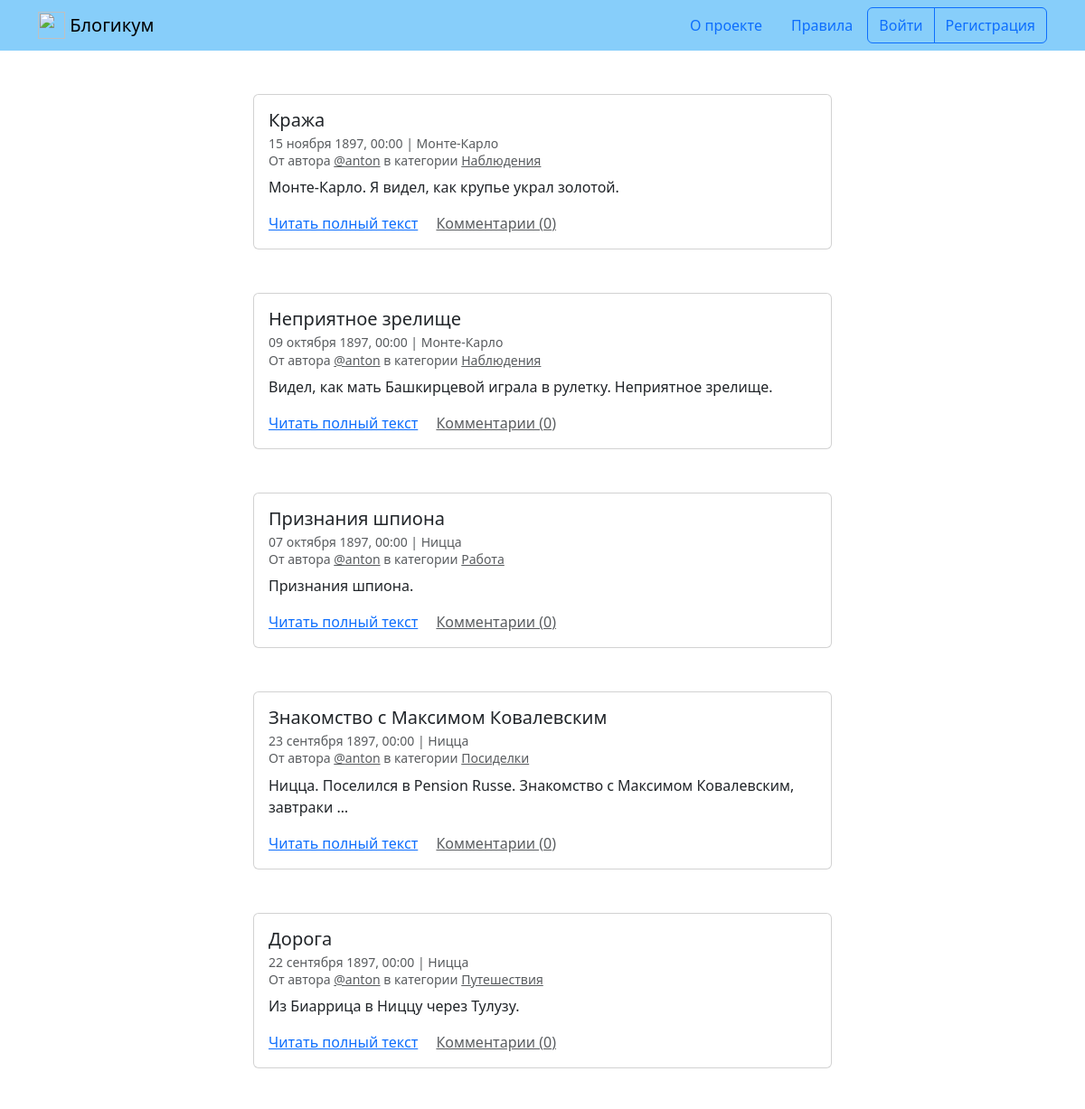
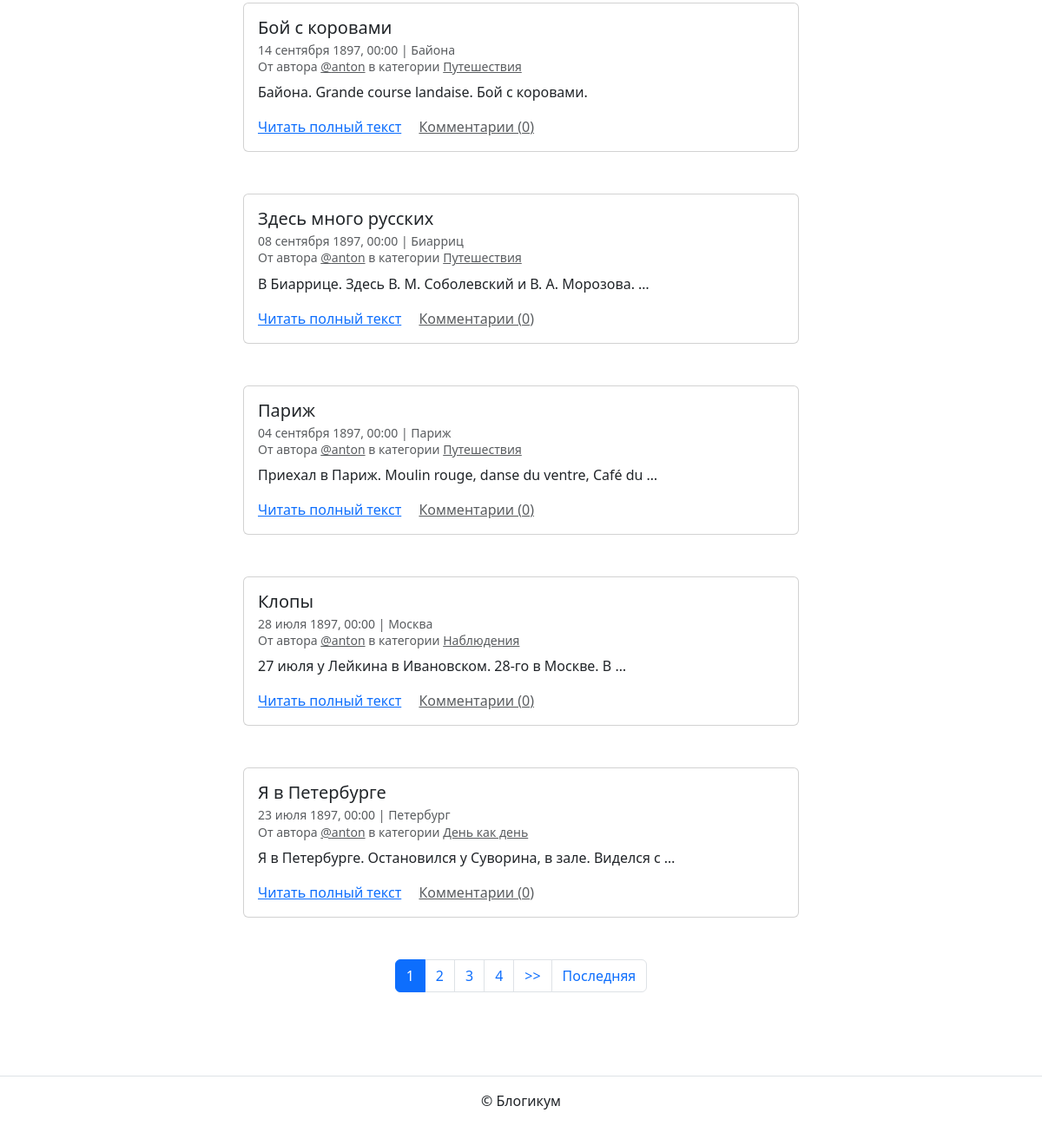
Before: / with the older database file (2 pictures, top to bottom).
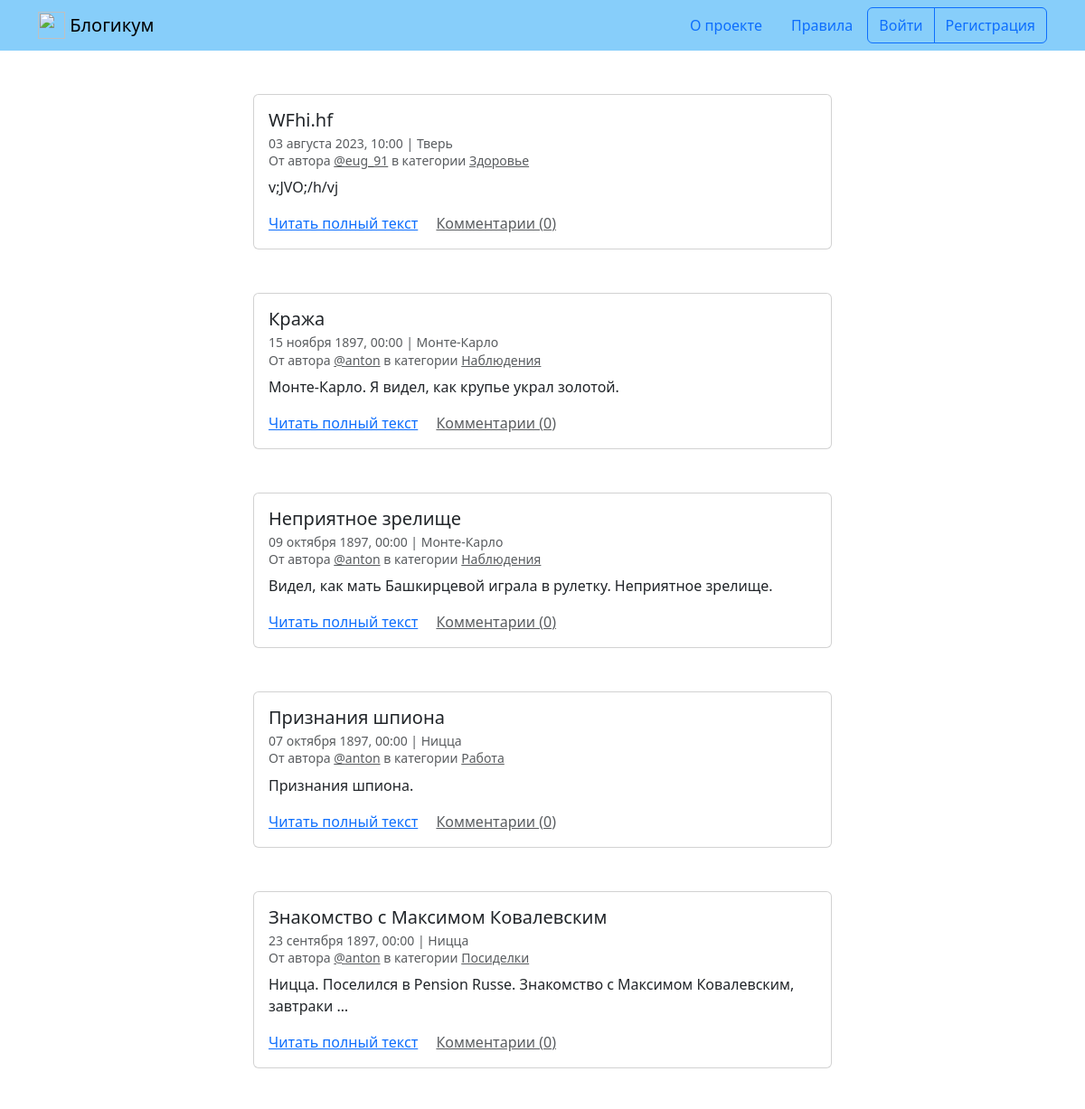
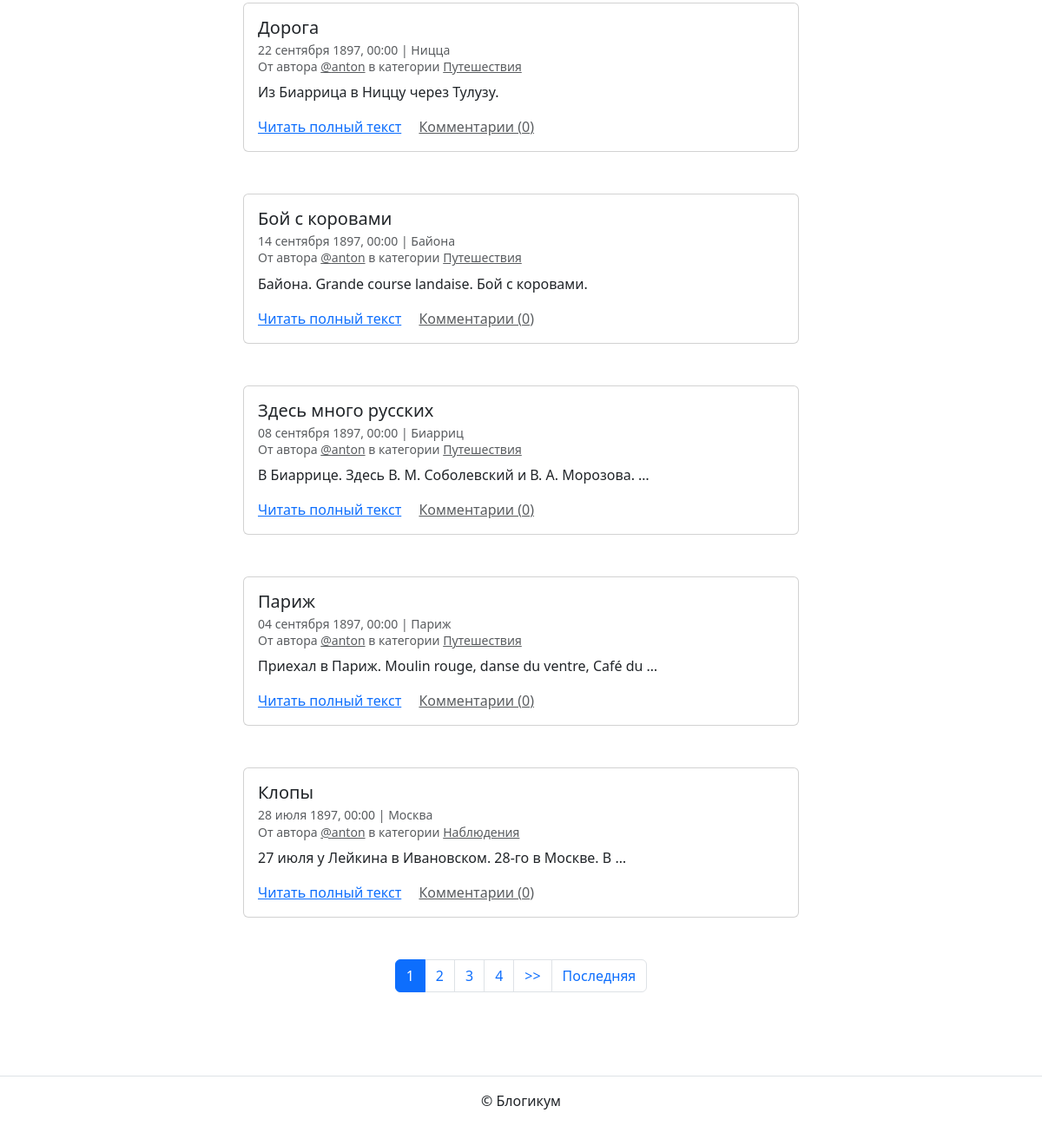
After: the same page with the newer database file (2 pictures, top to bottom).
### blog/models.py (models this page shows, shortened)
class CreatedPublishedModel(models.Model):
    is_published = models.BooleanField(
        'Опубликовано',
        default=True,
        help_text='Снимите галочку, чтобы скрыть публикацию.'
    )
    created_at = models.DateTimeField(
        'Добавлено',
        auto_now_add=True
    )
    class Meta:
        abstract = True

class Post(CreatedPublishedModel):
    title = models.CharField(
        'Заголовок',
        max_length=256
    )
    text = models.TextField(
        'Текст'
    )
    pub_date = models.DateTimeField(
        'Дата и время публикации',
        help_text=('Если установить дату и время в будущем — '
                   'можно делать отложенные публикации.')
    )
    author = models.ForeignKey(
        User,
        on_delete=models.CASCADE,
        verbose_name='Автор публикации',
        related_name='posts'
    )
    location = models.ForeignKey(
        'Location',
        on_delete=models.SET_NULL,
        null=True,
        blank=True,
        verbose_name='Местоположение',
        related_name='posts'
    )
    category = models.ForeignKey(
        'Category',
        on_delete=models.SET_NULL,
        null=True,
        verbose_name='Категория',
        related_name='posts'
    )
    image = models.ImageField(
        'Фото',
        upload_to='posts_images',
        blank=True
    )
    published_posts = PostManager()
    objects = models.Manager()
    class Meta:
        verbose_name = 'публикация'
        verbose_name_plural = 'Публикации'
        ordering = ('-pub_date', )

class Location(CreatedPublishedModel):
    name = models.CharField(
        'Название места',
        max_length=256
    )
    class Meta:
        verbose_name = 'местоположение'
        verbose_name_plural = 'Местоположения'

class Category(CreatedPublishedModel):
    title = models.CharField(
        'Заголовок',
        max_length=256
    )
    description = models.TextField(
        'Описание'
    )
    slug = models.SlugField(
        'Идентификатор',
        unique=True,
        help_text=('Идентификатор страницы для URL; '
                   'разрешены символы латиницы, цифры, дефис и подчёркивание.')
    )
    class Meta:
        verbose_name = 'категория'
        verbose_name_plural = 'Категории'

### blog/views.py (the view)
class IndexListView(
    ListView
):
    template_name = 'blog/index.html'
    paginate_by = settings.COUNT_POSTS
    queryset = get_published_posts(
    ).annotate(
        comment_count=Count("comments")
    ).order_by(
        '-pub_date'
    )

### templates/blog/index.html (shortened to what this page needs)
{% extends "base.html" %}
{% block content %}
  {% for post in page_obj %}
    <article class="mb-5">
      {% include "includes/post_card.html" %}
    </article>
  {% endfor %}
  {% include "includes/paginator.html" %}
{% endblock %}

### templates/includes/post_card.html (shortened to what this page needs)
<div class="col d-flex justify-content-center">
  <div class="card" style="width: 40rem;">
    <div class="card-body">
      <h5 class="card-title">{{ post.title }}</h5>
      <h6 class="card-subtitle mb-2 text-muted">
        <small>
          {{ post.pub_date|date:"d E Y, H:i" }} | {% if post.location and post.location.is_published %}{{ post.location.name }}{% else %}Планета Земля{% endif %}<br>
          От автора <a class="text-muted" href="{% url 'blog:profile' post.author %}">@{{ post.author.username }}</a> в
          категории {% include "includes/category_link.html" %}
        </small>
      </h6>
      <p class="card-text">{{ post.text|truncatewords:10 }}</p>
      <a href="{% url 'blog:post_detail' post.id %}" class="card-link">Читать полный текст</a>
      <a href="{% url 'blog:post_detail' post.id %}" class="card-link text-muted">Комментарии ({{ post.comment_count }})</a>
    </div>
  </div>
</div>

### templates/includes/category_link.html
<a class="text-muted" href="{% url 'blog:category_posts' post.category.slug %}">
  {{ post.category.title }}
</a>

Changed rows visible on the page:
no longer on this page (row unchanged): Post: title "Я в Петербурге", pub_date "23 июля 1897, 00:00", location.name "Петербург", author.username "anton", category "День как день", text "Я в Петербурге. Остановился у Суворина, в зале. Виделся с …", comment_count "0"
added Post: title "WFhi.hf", pub_date "03 августа 2023, 10:00", location.name "Тверь", author.username "eug_91", category "Здоровье", text "v;JVO;/h/vj", comment_count "0"
